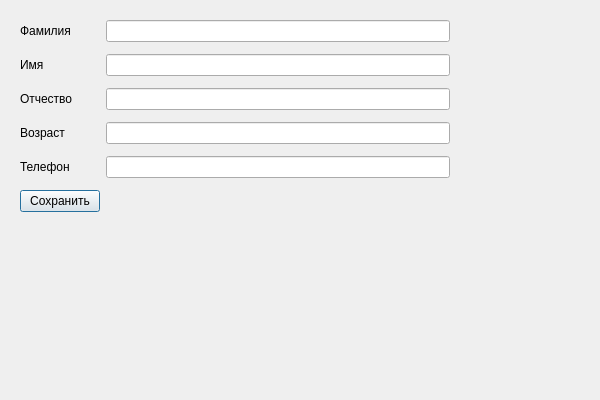
<?xml version="1.0" encoding="UTF-8"?>
<ui version="4.0">
 <class>DialogPersonEdit</class>
 <widget class="QDialog" name="DialogPersonEdit">
  <property name="geometry">
   <rect>
    <x>0</x>
    <y>0</y>
    <width>600</width>
    <height>400</height>
   </rect>
  </property>
  <property name="windowTitle">
   <string>Dialog</string>
  </property>
  <layout class="QHBoxLayout" name="horizontalLayout">
   <property name="leftMargin">
    <number>20</number>
   </property>
   <property name="topMargin">
    <number>20</number>
   </property>
   <property name="rightMargin">
    <number>150</number>
   </property>
   <item>
    <layout class="QFormLayout" name="formLayout">
     <property name="verticalSpacing">
      <number>12</number>
     </property>
     <property name="bottomMargin">
      <number>0</number>
     </property>
     <item row="0" column="0">
      <widget class="QLabel" name="l_dsurname">
       <property name="text">
        <string>Фамилия</string>
       </property>
      </widget>
     </item>
     <item row="0" column="1">
      <widget class="QLineEdit" name="le_dsurname"/>
     </item>
     <item row="1" column="0">
      <widget class="QLabel" name="l_dname">
       <property name="text">
        <string>Имя</string>
       </property>
      </widget>
     </item>
     <item row="1" column="1">
      <widget class="QLineEdit" name="le_dname"/>
     </item>
     <item row="2" column="0">
      <widget class="QLabel" name="l_dpatronymic">
       <property name="text">
        <string>Отчество</string>
       </property>
      </widget>
     </item>
     <item row="2" column="1">
      <widget class="QLineEdit" name="le_dpatronymic"/>
     </item>
     <item row="3" column="0">
      <widget class="QLabel" name="l_dage">
       <property name="text">
        <string>Возраст</string>
       </property>
      </widget>
     </item>
     <item row="3" column="1">
      <widget class="QLineEdit" name="le_dage"/>
     </item>
     <item row="4" column="0">
      <widget class="QLabel" name="l_dtelephone">
       <property name="text">
        <string>Телефон</string>
       </property>
      </widget>
     </item>
     <item row="4" column="1">
      <widget class="QLineEdit" name="le_dphone"/>
     </item>
     <item row="5" column="0">
      <widget class="QPushButton" name="pb_dsave">
       <property name="text">
        <string>Сохранить</string>
       </property>
      </widget>
     </item>
    </layout>
   </item>
  </layout>
 </widget>
 <resources/>
 <connections/>
</ui>
